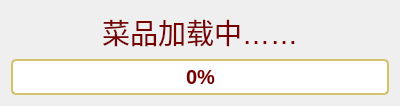
<?xml version="1.0" encoding="UTF-8"?>
<ui version="4.0">
 <class>LoadingWidget</class>
 <widget class="QWidget" name="LoadingWidget">
  <property name="geometry">
   <rect>
    <x>0</x>
    <y>0</y>
    <width>400</width>
    <height>102</height>
   </rect>
  </property>
  <property name="windowTitle">
   <string>Loading</string>
  </property>
  <layout class="QVBoxLayout" name="verticalLayout">
   <item>
    <widget class="QLabel" name="label">
     <property name="styleSheet">
      <string notr="true">QLabel { color: #780000; font-size: 28px; }</string>
     </property>
     <property name="text">
      <string>菜品加载中……</string>
     </property>
     <property name="alignment">
      <set>Qt::AlignCenter</set>
     </property>
    </widget>
   </item>
   <item>
    <widget class="QProgressBar" name="progressBar">
     <property name="styleSheet">
      <string notr="true">QProgressBar{
border:2px solid rgb(209, 195, 106);
border-radius:5px;
text-align:center;
font:bold 20px;
color:#780000
}
QProgressBar::chunk{
background-color:rgb(220, 204, 111)
}
QProgressBar::text{

}</string>
     </property>
     <property name="value">
      <number>0</number>
     </property>
    </widget>
   </item>
  </layout>
 </widget>
 <resources/>
 <connections/>
</ui>
